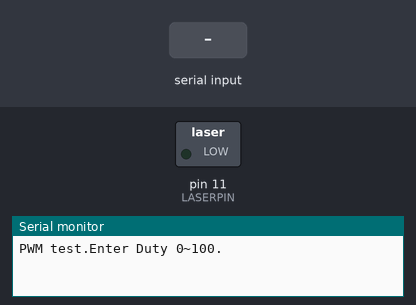
This sketch was run on a simulated Arduino Uno, built with avr-gcc and run on an emulated ATmega328P. Parts: switched loads named in the sketch (green lamp = pin HIGH), the last lines printed to the serial monitor. Inputs (shaded band) come from the test bench.

Above: at 1.2 s.
1.3 s: "90,45\n" received over Serial
At 2.1 s:
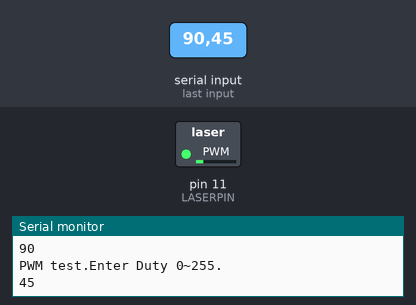
2.8 s: "30,150\n" received over Serial
At 3.2 s:
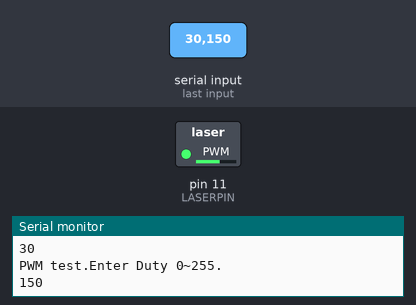
4.3 s: "200\n" received over Serial
At 5.5 s:
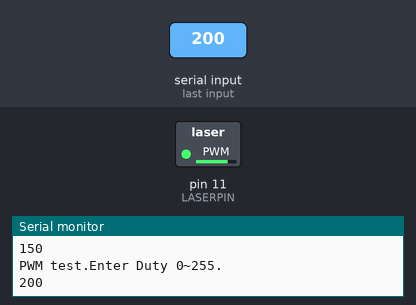
5.8 s: "90\n" received over Serial
At 6.6 s:
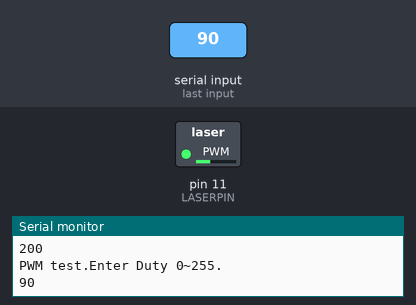
Timing chart, 0 to 8.3 s (numbered marks = the images above; inputs shaded):
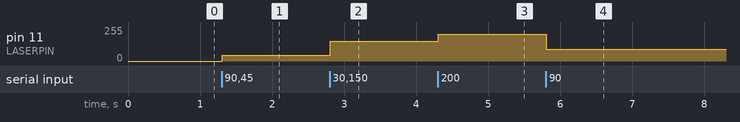

Measured:
- after the input at 1.3 s, pin 11 (LASERPIN): 0/255 → 45/255 at once
- after the input at 2.8 s, pin 11 (LASERPIN): 45/255 → 150/255 at once
- after the input at 4.3 s, pin 11 (LASERPIN): 150/255 → 200/255 at once
- after the input at 5.8 s, pin 11 (LASERPIN): 200/255 → 90/255 at once

The sketch:

laserPWMtest.ino
```cpp
#define LASERPIN 11

void setup() {
  // put your setup code here, to run once:
  pinMode(LASERPIN, OUTPUT);
  Serial.begin(9600);
  Serial.println("PWM test.Enter Duty 0~100.");
}
int buff=0;
int D=0;

void loop() {
  // put your main code here, to run repeatedly:
 buff = Serial.parseInt();
 if(buff>0){
  D=buff;
  Serial.println("PWM test.Enter Duty 0~255.");
  Serial.println(D);
  analogWrite(LASERPIN,D);
  }
}
```
